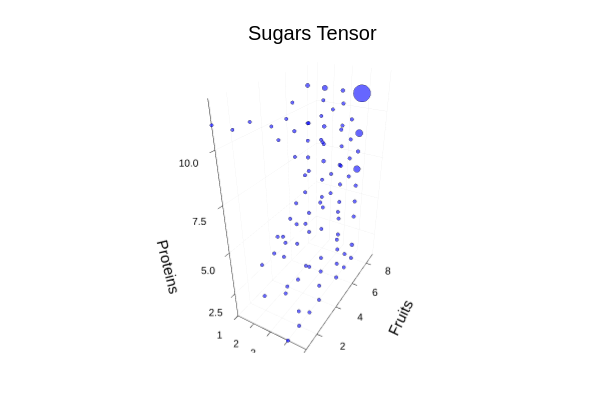

Write notebook code for a chart like this one.
### Code cell
plot_tensor(Sugar, title="Sugars Tensor", 
        xlabel="Veg.", ylabel="Fruits", zlabel="Proteins")
